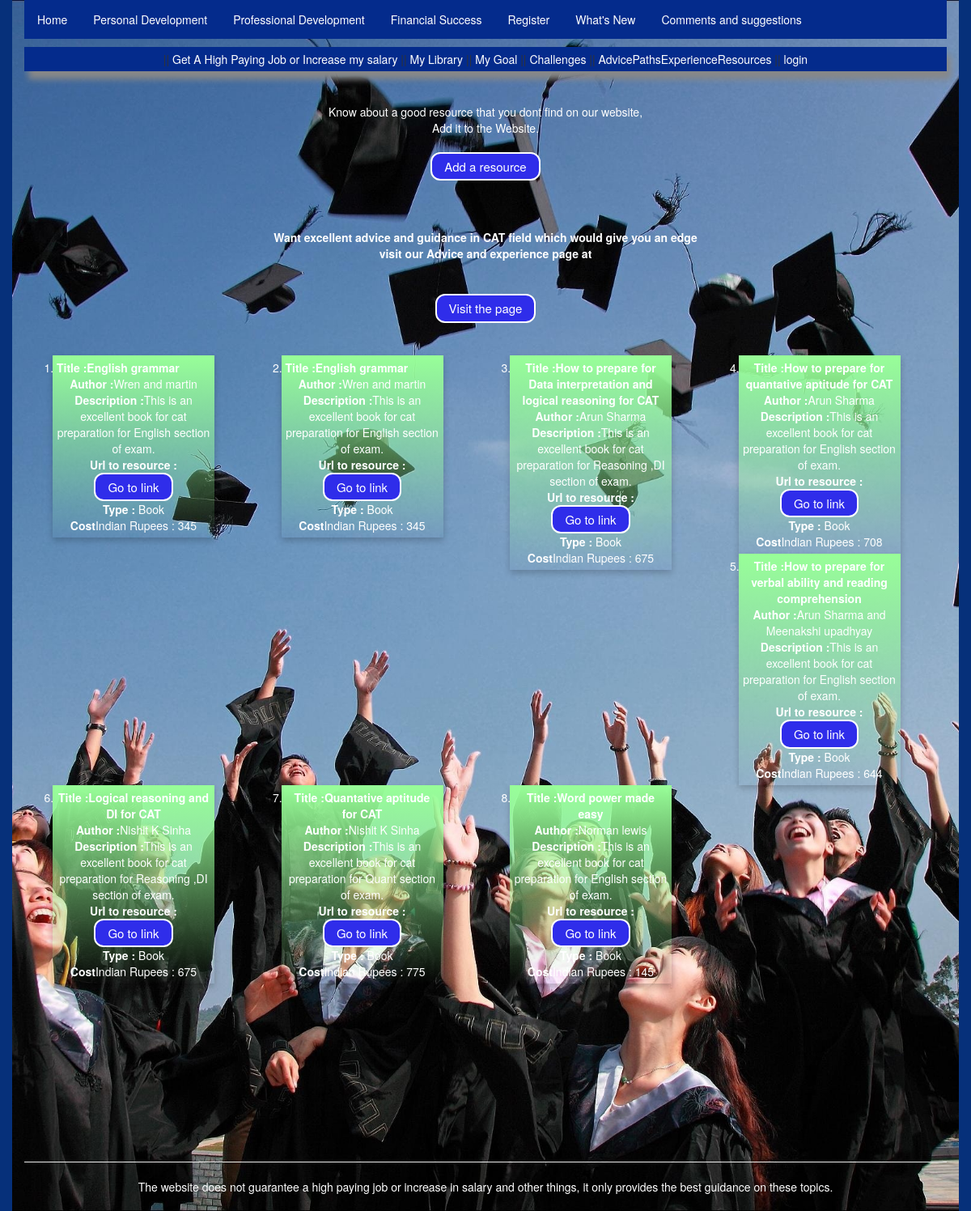
Screenshot of /detail12345/?field=CAT with the database file from the repository.
### FirstApp/models.py (models this page shows, shortened)
class Professional_Resources(models.Model):
    Title=models.CharField(max_length=100)
    Field=models.CharField(max_length=50)
    Author=models.CharField(max_length=50)
    Description=models.TextField()
    Url=models.URLField(max_length=264)
    Target_Audience =models.CharField(max_length=20, choices=FieldChoices)
    Type=models.CharField(max_length=20)
    Self_Email=models.EmailField(max_length=100)
    Price=models.IntegerField()
    Released_On=models.DateField()

### FirstApp/views.py (the view)
# urls.py: url(r'^detail12345/$',views.detail12345,name='detail12345'),
def detail12345(request):
    field1 = request.GET.get('field')
    resource=Professional_Resources.objects.filter(Field=field1).order_by('Title')
    return  render(request, "FirstApp/detail12345.html",{'Resource':resource,'field1':field1} )

### templates/FirstApp/detail12345.html (shortened to what this page needs)
{% extends "FirstApp/Base.html"%}
{%block Body_Block%}<br><br>
  <div class="white">  Know about a good resource that you dont find on our website,<br>
    Add it to the Website.<br><br></div>
<div class="orange">  <a href="{% url 'FirstApp:AddResource' %}" class="button2">Add a resource</a><br><br></div>
<br><br>
<b><div class="white">Want excellent advice and guidance in {{field1}} field which would give you an edge<br>
 visit our Advice and experience page at</div></b> <br><br>
<a href="{% url 'FirstApp:AdvicePathsExperienceResources' %}" class="button2">Visit the page</a>
<br><br><br>
<div class="row">
  <ol>
    {%for resource in Resource%}
       {%if resource.Price != 0 %}
        <div class="column">
        <div class="card4"><li><b>Title :{{resource.Title}}</b></li>
        <b>Author :</b>{{resource.Author}}<br>
        <b>Description :</b>{{resource.Description}}<br>
      <b>Url to resource :</b><a href="{{resource.Url}}" class="button2">Go to link</a><br>
      <b>Type :</b>  {{resource.Type}}<br>
        <b>Cost</b>Indian Rupees : {{resource.Price}}<br></div>
      </div>
{%endif%}
    {%endfor%}
  </ol>
</div>
  <br><br>
  {%endblock%}

### static/css/mystyle.css (style rules this page uses)
html { height: 100%; }
body { height: 100%; }
body { text-align: center; }
a:link { color: white; }
body, html { height: 100%; margin: 0; }
.button2 { border: 2px solid white; background-color: #2F2DEA; color: white; padding: 5px 15px; text-align: center; text-decoration: none; display: inline-block; font-size:15px; border-radius: 12px; }
.column { float: left; width: 25%; padding: 0 10px; }
.row { margin: 0 -5px; color:white; }
.row:after { content: ""; display: table; clear: both; }
.card4 { box-shadow: 0 4px 8px 0 rgba(0, 0, 0, 0.2); padding: 5px; horizontal-align:center; vertical-align: center; width: 200px; height: auto; background-image: linear-gradient(to top, rgba(255,0,0,0), rgba(152, 255, 152 ,1)); }
.white { color:white; }
li { float: left; }

### rows the page displays
Professional_Resources: Title "English grammar", Author "Wren and martin", Description "This is an excellent book for cat preparation for English section of exam.", Type "Book", Price "345"
Professional_Resources: Title "English grammar", Author "Wren and martin", Description "This is an excellent book for cat preparation for English section of exam.", Type "Book", Price "345"
Professional_Resources: Title "How to prepare for Data interpretation and logical reasoning for CAT", Author "Arun Sharma", Description "This is an excellent book for cat preparation for Reasoning ,DI section of exam.", Type "Book", Price "675"
Professional_Resources: Title "How to prepare for quantative aptitude for CAT", Author "Arun Sharma", Description "This is an excellent book for cat preparation for English section of exam.", Type "Book", Price "708"
Professional_Resources: Title "How to prepare for verbal ability and reading comprehension", Author "Arun Sharma and Meenakshi upadhyay", Description "This is an excellent book for cat preparation for English section of exam.", Type "Book", Price "644"
Professional_Resources: Title "Logical reasoning and DI for CAT", Author "Nishit K Sinha", Description "This is an excellent book for cat preparation for Reasoning ,DI section of exam.", Type "Book", Price "675"
Professional_Resources: Title "Quantative aptitude for CAT", Author "Nishit K Sinha", Description "This is an excellent book for cat preparation for Quant section of exam.", Type "Book", Price "775"
Professional_Resources: Title "Word power made easy", Author "Norman lewis", Description "This is an excellent book for cat preparation for English section of exam.", Type "Book", Price "145"

### other values shown
{{ field1 }} "CAT"
